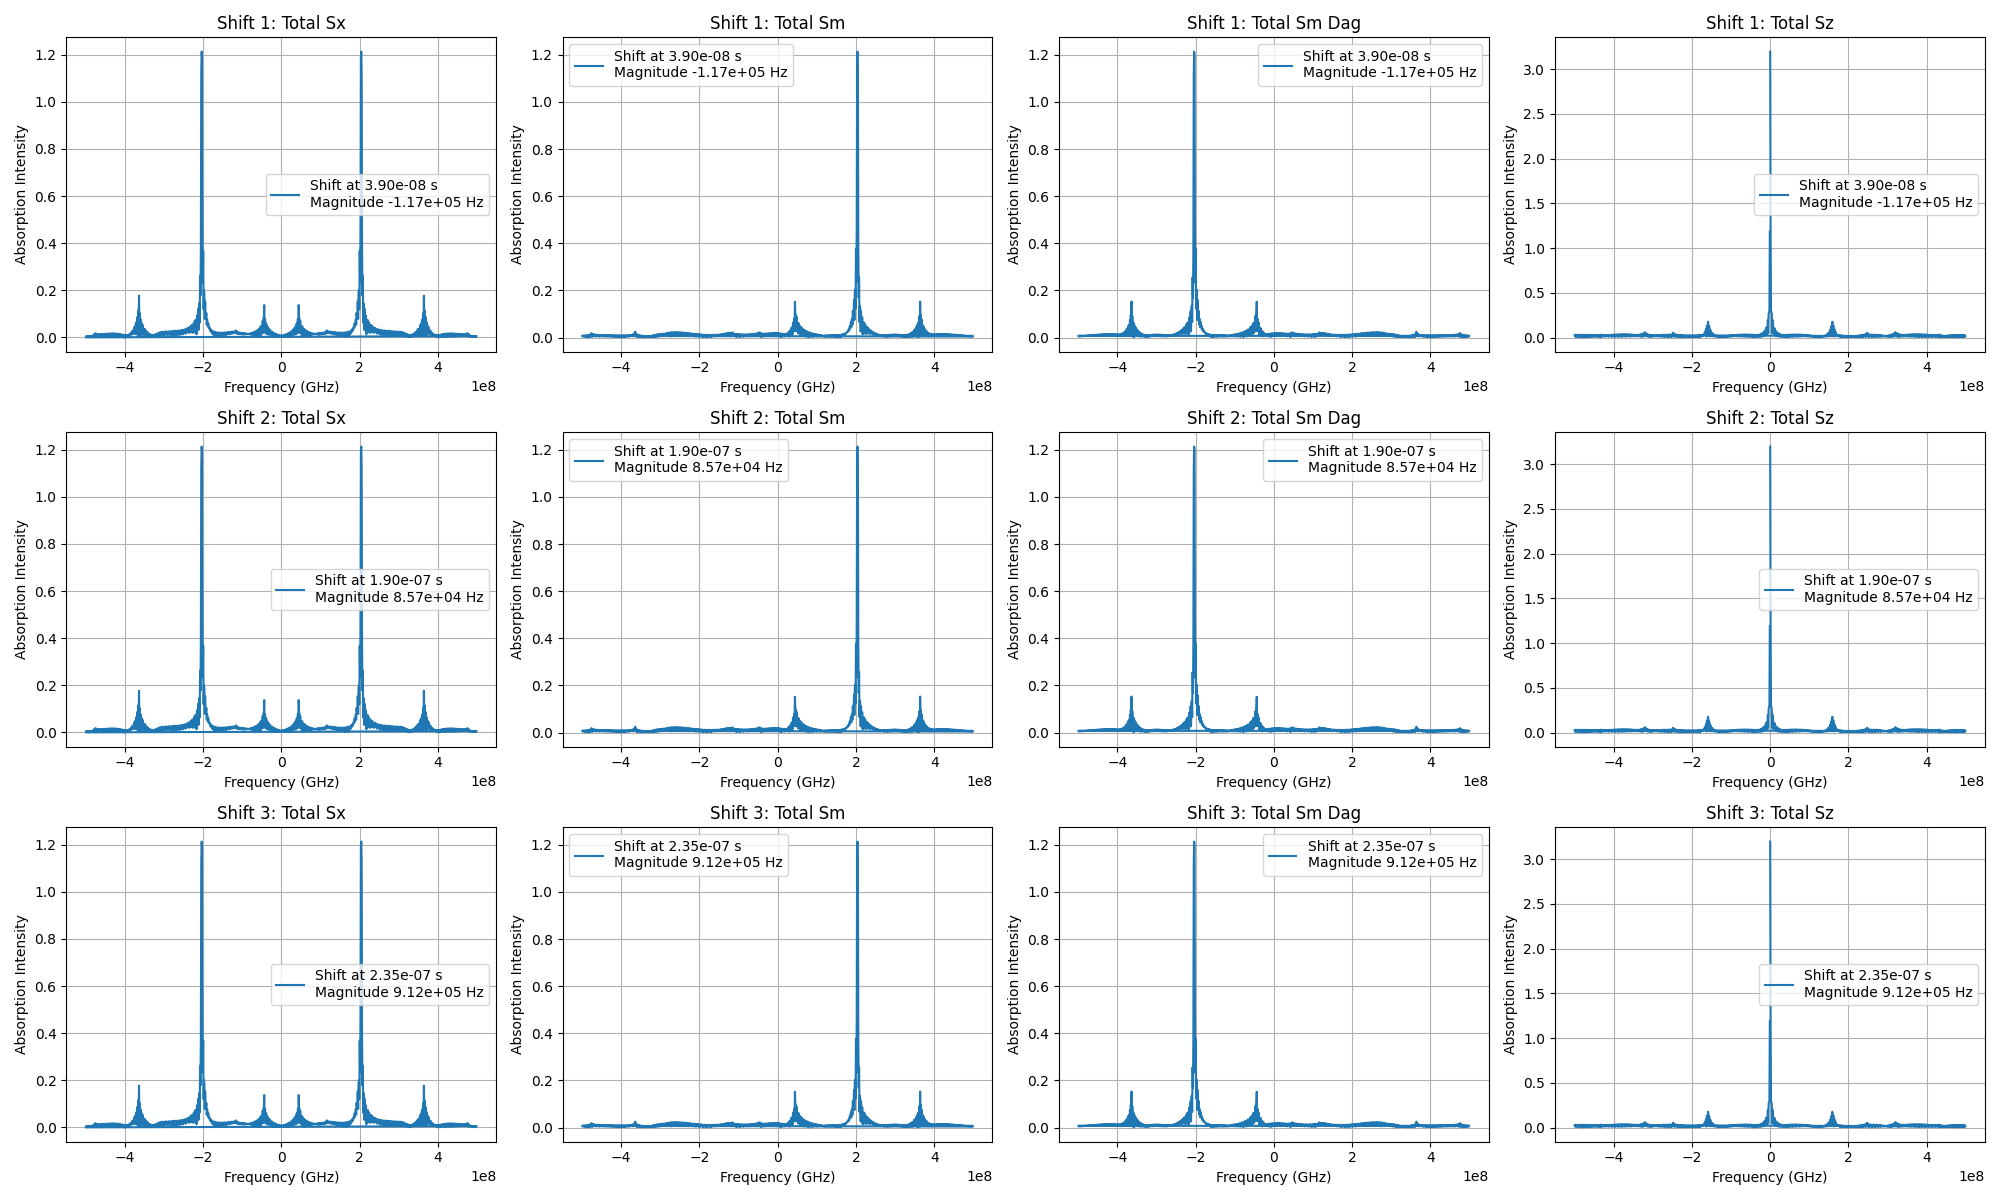

Source code (Python):
print("Importing necessary libraries...")
import numpy as np
import matplotlib.pyplot as plt
from qutip import qeye, sigmax, sigmay, sigmaz, tensor, basis, sesolve, sigmam
from scipy.fft import fft, fftfreq, fftshift, ifftshift, ifft
from tqdm import tqdm
from scipy.interpolate import interp1d
# import math
print("Imported necessary libraries")

# Number of TLS
N = 3  # Adjust N as needed

# System parameters
omega_0 = 5e9        # Base frequency of the TLS (5 GHz)
Omega_R = 0.1e9      # Rabi frequency (100 MHz)
n_max = 100          # Number of frequency components in the comb
Delta_omega = 10e6   # Comb spacing (10 MHz)
t_span = (0, 1e-6)   # Time span for the simulation (1 microsecond)
dt = 1e-9            # Time step (1 ns)
t_eval = np.arange(t_span[0], t_span[1], dt)
f_c = 0              # Carrier frequency

# Coupling strength between TLS
J = 1e6  # Coupling strength (1 MHz)

# Static electric field parameters
E_field = 100000.0  # Static electric field strength (V/m)
dipole_moment = 4.0  # Dipole moment of the TLS (in C·m, or alternatively, GHz·m)

# Plot the random frequency shifts
# plt.figure()
# plt.plot(t_eval, np.zeros_like(t_eval), 'k--', label='Base frequency')
# plt.step(shift_times, shift_magnitudes, color='red', label='Random shifts')
# plt.xlabel('Time (s)')
# plt.ylabel('Frequency Shift (Hz)')
# plt.title('Random Frequency Shifts')
# plt.legend()
# plt.grid(True)
# plt.show(block=False)

# Identity and Pauli operators
I = qeye(2)
sx = sigmax()
sy = sigmay()
sz = sigmaz()
sm = sigmam()

def tensor_operator(op_list):
    return tensor(op_list)

def operator_at_site(op, site, N):
    op_list = [I] * N
    op_list[site] = op
    return tensor_operator(op_list)

# Define omega_shifted function
def omega_shifted(t, args):
    omega_0 = args['omega_0']
    shift_times = args['shift_times']
    assert len(shift_times) == 1, "Only one shift time is supported"
    shift_magnitudes = args['shift_magnitudes']
    assert len(shift_magnitudes) == 1, "Only one shift magnitude is supported"
    # idx = np.searchsorted(shift_times, t, side='right') - 1
    # if idx >= 0:
    #     shift_applied = shift_magnitudes[idx]
    # else:
    #     shift_applied = 0.0
    # shift_applied = shift_magnitudes[0] if t >= shift_times[0] else 0.0
    shift_applied = 0.0
    
    # tqdm.write(f"Shift applied: {t}")
    return omega_0 + shift_applied

# Frequency comb function
def frequency_comb(t, args):
    n_max = args['n_max']
    Delta_omega = args['Delta_omega']
    omega_base = args['omega_0']
    Omega_R = args['Omega_R']
    delta_omega_t_over_2 = Delta_omega * t / 2
    numerator = np.sin((2 * n_max + 1) * delta_omega_t_over_2)
    denominator = np.sin(delta_omega_t_over_2)
    # Handle division by zero
    with np.errstate(divide='ignore', invalid='ignore'):
        result = np.where(
            np.isclose(denominator % (2 * np.pi), 0),
            np.cos(omega_base * t) * (2 * n_max + 1),
            np.cos(omega_base * t) * numerator / denominator
        )
    # result = np.sum([np.cos((omega_base + n * Delta_omega) * t) for n in range(-n_max, n_max + 1)], axis=0)
    return Omega_R * result

# Load experimental time-domain signal
print('Loading experimental time-domain signal...')
# # 1. Load the data
# comb_amplitudes_db = np.load('trace_matrix_baseline.npy')[0, :]
# comb_frequencies = np.load('freq_matrix.npy')[0, :]

# # Convert amplitudes from dB to linear scale
# # comb_amplitudes_linear = 10 ** (comb_amplitudes_db / 20)
# comb_amplitudes_linear = comb_amplitudes_db

# # 2. Data Preprocessing

# # Remove any NaN or Inf values
# valid_indices = np.isfinite(comb_frequencies) & np.isfinite(comb_amplitudes_linear)
# comb_frequencies = comb_frequencies[valid_indices]
# comb_amplitudes_linear = comb_amplitudes_linear[valid_indices]

# # Sort the data by frequency
# sorted_indices = np.argsort(comb_frequencies)
# comb_frequencies = comb_frequencies[sorted_indices]
# comb_amplitudes_linear = comb_amplitudes_linear[sorted_indices]

# # 3. Interpolate onto a uniform grid
# num_points = len(comb_frequencies)
# freq_uniform = np.linspace(comb_frequencies[0], comb_frequencies[-1], num_points)

# # Interpolate amplitudes onto the uniform grid
# amplitude_interp = interp1d(comb_frequencies, comb_amplitudes_linear, kind='cubic', fill_value="extrapolate")
# comb_amplitudes_uniform = amplitude_interp(freq_uniform)

# # 4. Shift Frequencies to Baseband
# f_min = freq_uniform[0]
# f_max = freq_uniform[-1]
# F_span = f_max - f_min
# f_c = (f_max + f_min) / 2  # Carrier frequency

# # Shift frequencies to baseband
# freq_baseband = freq_uniform - f_c

# # Create the complex spectrum with zero phase
# spectrum = comb_amplitudes_uniform * np.exp(1j * 0)

# # Shift the spectrum to center it around zero frequency
# spectrum_shifted = fftshift(spectrum)

# # 5. Perform IFFT on the shifted spectrum
# time_signal = np.fft.ifft(spectrum_shifted)

# # Compute the corresponding time vector
# freq_spacing = freq_uniform[1] - freq_uniform[0]
# df = freq_spacing
# dt = 1 / (num_points * df)
# time_vector = np.arange(0, num_points) * dt

# Load the frequency domain data from the .npy files
# comb_amplitudes_dBm = np.load('trace_matrix_baseline.npy')[0, :]
# comb_frequencies = np.load('freq_matrix.npy')[0, :]

# # Convert amplitude from dBm to linear scale
# comb_amplitudes_linear = 10 ** ((comb_amplitudes_dBm - 30) / 10)

# # Assign random phase (since phase is likely unknown)
# phase = np.random.uniform(0, 2 * np.pi, len(comb_frequencies))

# # Construct the complex signal in the frequency domain
# freq_domain_signal = comb_amplitudes_linear * np.exp(1j * phase)

# # Perform inverse FFT to get the time-domain signal
# time_domain_signal = ifft(freq_domain_signal)

# # Calculate frequency resolution (delta_f)
# delta_f = comb_frequencies[1] - comb_frequencies[0]

# # Determine total time duration T (from Nyquist theorem)
# T = 1 / delta_f  # Total time in seconds

# # Number of points in the frequency domain (which equals number of points in the time domain)
# num_freqs = len(comb_frequencies)

# # Time resolution (delta_t)
# delta_t = T / num_freqs  # Time step

# # Create the time vector
# time_vector = np.linspace(0, T, num_freqs)

# t_eval = time_vector

# time_signal = np.load('time_signal.npy')
# comb_frequencies = np.load('comb_frequencies.npy')

# # Create a uniform frequency grid
# num_points = len(comb_frequencies)
# freq_uniform = np.linspace(comb_frequencies[0], comb_frequencies[-1], num_points)

# # Compute the frequency comb over t_eval
# # Compute the corresponding time vector
# len_time = len(time_signal)
# F_span = freq_uniform[-1] - freq_uniform[0]

# dt = (len_time - 1) / (len_time * F_span)
# # Determine the order of magnitude of dt
# exponent = int(math.floor(math.log10(abs(dt))))
# mantissa = dt / (10 ** exponent)

# # Decide on the number of significant figures
# significant_figures = 2  # Adjust as needed
# mantissa_rounded = round(mantissa, significant_figures - 1)

# # Reconstruct the rounded dt
# dt = mantissa_rounded * (10 ** exponent)

# t_span = (0, len_time*dt)   # Time span for the simulation (1 microsecond)
# t_eval = np.arange(t_span[0], t_span[1], dt)

# # Apply a Hanning window to smooth the time-domain signal and reduce high-frequency artifacts
# window = np.hanning(len(time_domain_signal))
# smoothed_time_domain_signal = np.real(time_domain_signal) * window

# # Use smoothed signal for further calculations
# signal_interpolator = smoothed_time_domain_signal


# signal_interpolator = interp1d(t_eval, np.real(time_signal), kind='cubic', fill_value="extrapolate")
# signal_interpolator = signal_interpolator(t_eval)
# signal_interpolator = Cubic_Spline(t_eval, np.real(time_signal))
# signal_interpolator = time_domain_signal#time_signal

# Generate random frequency shifts
print('Generating random frequency shifts...')
num_shifts = 3  # Number of random shifts
max_shift = 1e6  # Maximum shift magnitude (1 MHz)
shift_times = np.sort(np.random.choice(t_eval, num_shifts, replace=False))
shift_magnitudes = np.random.uniform(-max_shift, max_shift, num_shifts)
print('Done!')

# def experimental_frequency_comb(t, args):
#     Omega_R = args['Omega_R']
#     # time_signal = args['time_signal']
#     return Omega_R * signal_interpolator

# # Compute the frequency comb over t_eval
# print('Computing frequency comb values for plotting...')
# comb_values = np.array([frequency_comb(t, 
#                                        {
#                                         'n_max': n_max,
#                                         'Delta_omega': Delta_omega,
#                                         'omega_0': omega_0,
#                                         'Omega_R': Omega_R
#                                         }) for t in t_eval])

# fft_comb = fft(signal_interpolator)
# fft_freqs_comb = fftfreq(len(t_eval), dt)

# # Now, perform FFT on the time-domain signal to reconstruct the frequency domain
# reconstructed_freq_domain_signal = fft(smoothed_time_domain_signal)

# # Compute the amplitude from the reconstructed frequency domain signal
# reconstructed_amplitudes = np.abs(reconstructed_freq_domain_signal)

# # Convert reconstructed amplitudes to dBm for comparison
# reconstructed_amplitudes_dBm = 10 * np.log10(reconstructed_amplitudes) + 30

# # Plot the time-domain signal
# plt.figure(figsize=(10, 6))
# plt.plot(t_eval, signal_interpolator)
# plt.title('Time-Domain Signal')
# plt.xlabel('Time (s)')
# plt.ylabel('Amplitude')
# plt.grid(True)
# plt.show()

# # Plot the frequency comb
# plt.figure(figsize=(10, 6))
# plt.plot(comb_frequencies, reconstructed_amplitudes_dBm, label='Frequency Comb')
# plt.plot(comb_frequencies, comb_amplitudes_dBm, label='Original Frequency Domain', linestyle='--')
# plt.xlabel('Frequency (GHz)')
# plt.ylabel('Frequency Comb Amplitude')
# plt.title('Frequency Comb vs Frequency')
# plt.grid(True)
# plt.legend()
# plt.show()

# Build the on-site Hamiltonian terms
Hz_terms = []
Hx_terms = []

for i in range(N):
    # On-site sigma_z term with frequency shifts
    Hz_i = operator_at_site(sz, i, N)
    # Hz_terms.append([Hz_i, lambda t, args: omega_shifted(t, args) / 2 + args['dipole_moment'] * args['E_field']])
    Hz_terms.append([Hz_i, lambda t, args: omega_shifted(t, args) / 2 + args['dipole_moment'] * args['E_field']])

    # On-site sigma_x term with frequency comb
    Hx_i = operator_at_site(sx, i, N)
    Hx_terms.append([Hx_i, frequency_comb])  # Ensure frequency_comb uses omega_shifted
    # Hx_terms.append([Hx_i, Omega_R * signal_interpolator])#frequency_comb])  # Ensure frequency_comb uses omega_shifted


# Interaction terms
H_int_terms = []

# Heisenberg nearest-neighbor interactions
# for i in range(N - 1):
#     # sigma_x sigma_x coupling
#     Hxx = operator_at_site(sx, i, N) * operator_at_site(sx, i + 1, N)
#     H_int_terms.append([Hxx, lambda t, args: args['J']])

#     # sigma_y sigma_y coupling
#     Hyy = operator_at_site(sy, i, N) * operator_at_site(sy, i + 1, N)
#     H_int_terms.append([Hyy, lambda t, args: args['J']])

#     # sigma_z sigma_z coupling
#     Hzz = operator_at_site(sz, i, N) * operator_at_site(sz, i + 1, N)
#     H_int_terms.append([Hzz, lambda t, args: args['J']])

# Ising all-to-all interactions
total_sz = sum([operator_at_site(sz, i, N) for i in range(N)])
total_sy = sum([operator_at_site(sy, i, N) for i in range(N)])
total_sx = sum([operator_at_site(sx, i, N) for i in range(N)])

H_int_terms.append([total_sz * total_sz, lambda t, args: args['J'] / 2])
H_int_terms.append([total_sy * total_sy, lambda t, args: args['J'] / 2])
H_int_terms.append([total_sx * total_sx, lambda t, args: args['J'] / 2])

# Static terms (time-independent)
H_static = H_int_terms

# Time-dependent terms
H = H_static + Hz_terms + Hx_terms
print('Hamiltonian constructed.')

# Initial state: all qubits in ground state
psi_0 = tensor([basis(2, 0) for _ in range(N)])

# List of expectation operators (e.g., total magnetization along x)
expect_ops = [sum([operator_at_site(sx, i, N) for i in range(N)]), 
              sum([operator_at_site(sm, i, N) for i in range(N)]), 
              sum([operator_at_site(sm.dag(), i, N) for i in range(N)]),
              sum([operator_at_site(sz, i, N) for i in range(N)])]

# Number of expectation values and shifts
num_expectations = len(expect_ops)

# Create the subplots grid
fig, axs = plt.subplots(nrows=num_shifts, ncols=num_expectations, figsize=(num_expectations * 5, num_shifts * 4))

# Ensure axs is a 2D array
if num_expectations == 1:
    axs = np.array([axs]).T
if num_shifts == 1:
    axs = np.array([axs])
# plt.figure(figsize=(8, 6))

for idx, (shift_times, shift_magnitudes) in tqdm(enumerate(zip(shift_times, shift_magnitudes)), total=num_shifts, desc='Solving with shifts'):
    # Arguments for time-dependent functions
    args = {
        'omega_0': omega_0,
        'n_max': n_max,
        'Delta_omega': Delta_omega,
        'Omega_R': Omega_R,
        'shift_times': [shift_times],
        'shift_magnitudes': [shift_magnitudes],
        'E_field': E_field,
        'dipole_moment': dipole_moment,
        'J': J,
        # 'time_signal': time_signal
    }

    tqdm.write('Starting time evolution...')
    # Solve the time evolution
    result = sesolve(H, psi_0, t_eval, e_ops=expect_ops, args=args)
    tqdm.write('Time evolution completed.')


    # Extract expectation values
    expectation_sx_t = result.expect[0]  # Total magnetization along x
    expectation_sm_t = result.expect[1]  # Total magnetization along y
    expectation_sm_dag_t = result.expect[2]  # Total magnetization along y
    expectation_sz_t = result.expect[3]  # Total magnetization along z

    # FFT of the expectation value
    tqdm.write("Computing FFT of the expectation value...")
    N_t = len(t_eval)
    T = dt
    fft_sx = fft(expectation_sx_t)
    fft_sm = fft(expectation_sm_t)
    fft_sm_dag = fft(expectation_sm_dag_t)
    fft_sz = fft(expectation_sz_t)
    fft_freqs = fftfreq(N_t, T) + f_c  # Shift frequencies back to original range
    tqdm.write("FFT computed.")

    # Compute the absorption intensity
    absorption_intensity_sx = 2.0 / N_t * np.abs(fft_sx)
    absorption_intensity_sm = 2.0 / N_t * np.abs(fft_sm)
    absorption_intensity_sm_dag = 2.0 / N_t * np.abs(fft_sm_dag)
    absorption_intensity_sz = 2.0 / N_t * np.abs(fft_sz)

    # Plotting
    axs[idx, 0].plot(fft_freqs, absorption_intensity_sx, label=f"Shift at {shift_times:.2e} s\nMagnitude {shift_magnitudes:.2e} Hz")
    axs[idx, 0].set_xlabel('Frequency (GHz)')
    axs[idx, 0].set_ylabel('Absorption Intensity')
    axs[idx, 0].set_title(f'Shift {idx + 1}: Total Sx')
    axs[idx, 0].grid(True)
    axs[idx, 0].legend()

    axs[idx, 1].plot(fft_freqs, absorption_intensity_sm, label=f"Shift at {shift_times:.2e} s\nMagnitude {shift_magnitudes:.2e} Hz")
    axs[idx, 1].set_xlabel('Frequency (GHz)')
    axs[idx, 1].set_ylabel('Absorption Intensity')
    axs[idx, 1].set_title(f'Shift {idx + 1}: Total Sm')
    axs[idx, 1].grid(True)
    axs[idx, 1].legend()

    axs[idx, 2].plot(fft_freqs, absorption_intensity_sm_dag, label=f"Shift at {shift_times:.2e} s\nMagnitude {shift_magnitudes:.2e} Hz")
    axs[idx, 2].set_xlabel('Frequency (GHz)')
    axs[idx, 2].set_ylabel('Absorption Intensity')
    axs[idx, 2].set_title(f'Shift {idx + 1}: Total Sm Dag')
    axs[idx, 2].grid(True)
    axs[idx, 2].legend()

    axs[idx, 3].plot(fft_freqs, absorption_intensity_sz, label=f"Shift at {shift_times:.2e} s\nMagnitude {shift_magnitudes:.2e} Hz")
    axs[idx, 3].set_xlabel('Frequency (GHz)')
    axs[idx, 3].set_ylabel('Absorption Intensity')
    axs[idx, 3].set_title(f'Shift {idx + 1}: Total Sz')
    axs[idx, 3].grid(True)
    axs[idx, 3].legend()

plt.tight_layout()
plt.savefig('TLSCombNQubits.png')
plt.show()
